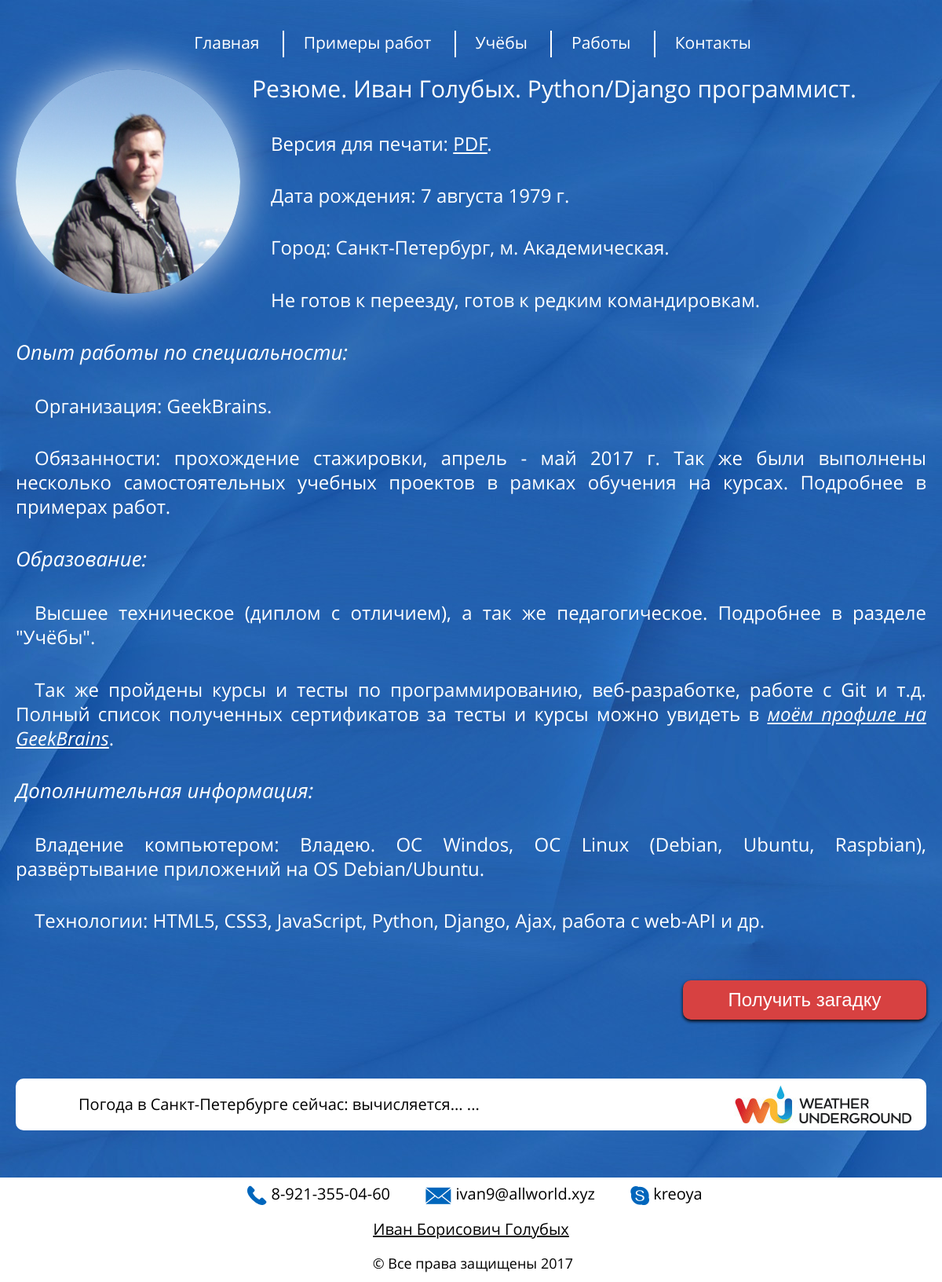
Screenshot of /portfolio/2017_portfolio/ with the database file from the repository.
### app_main/models_main_page.py (models this page shows, shortened)
class MainHeader1Text(models.Model):
    ordinal = models.PositiveSmallIntegerField(
            blank=False,
            null=False,
            db_index=True,
            unique=True,
            help_text='Порядковый номер заголовка h1 на странице',
            verbose_name="Порядковый номер заголовка h1 на странице",
                )
    text = models.CharField(max_length=255,
                            blank=True,
                            null=False,
                            db_index=False,
                            unique=False,
                            help_text='Заголовки (h1) для главной страницы',
                            verbose_name="Заголовки (h1) для главной страницы",
                            )

class MainText(models.Model):
    ordinal = models.PositiveSmallIntegerField(
            blank=False,
            null=False,
            db_index=True,
            unique=True,
            help_text='Порядковый номер абзаца в тексте',
            verbose_name="Порядковый номер абзаца в тексте",
                )
    text = models.TextField(
                            blank=False,
                            null=False,
                            db_index=False,
                            unique=False,
                            help_text='Текст абзаца',
                            verbose_name="Текст абзаца",
                            )
    up = models.ForeignKey(MainHeader4Text,
                           on_delete=models.CASCADE,
                           )

class MainHeader2Text(models.Model):
    ordinal = models.PositiveSmallIntegerField(
            blank=False,
            null=False,
            db_index=True,
            unique=True,
            help_text='Порядковый номер заголовка h2 на странице',
            verbose_name="Порядковый номер заголовка h2 на странице",
                )
    text = models.CharField(max_length=255,
                            blank=True,
                            null=False,
                            db_index=False,
                            unique=False,
                            help_text='Заголовки (h2) для главной страницы',
                            verbose_name="Заголовки (h2) для главной страницы",
                            )
    up = models.ForeignKey(MainHeader1Text,
                           on_delete=models.CASCADE,
                           )

### app_main/views.py (the view)
class MainListView(ListView):
    crumbs_page_name = 'Главная'
    crumbs_page_urlname = 'main'
    crumbs_up = False
    queryset = MainHeader1Text.objects.order_by('ordinal').\
        prefetch_related('mainheader2text_set',
                         'mainheader2text_set__mainheader3text_set',
                         'mainheader2text_set__mainheader3text_set__'
                         'mainheader4text_set',
                         'mainheader2text_set__mainheader3text_set__'
                         'mainheader4text_set__maintext_set')
    template_name = 'index.html'
    @staticmethod
    def path_to_my_photo():
        if datetime.now().month in (5, 6, 7, 8, 9, 10):
            return 'app_main/img/my_foto_summer.jpg'
        return 'app_main/img/my_foto_winter.jpg'
    def get_context_data(self, **kwargs):
        context = super().get_context_data(**kwargs)
        if 'session_exist' not in self.request.session or\
                not self.request.session['session_exist']:
            self.request.session['session_exist'] = True
        context['path_to_my_photo'] = __class__.path_to_my_photo()
        return context

### app_main/templates/index.html (shortened to what this page needs)
{% extends "base.html" %}
{% load staticfiles %}
{% block content  %}
    <div class="my_foto">
        <img alt="Иван Борисович Голубых" src="{% static path_to_my_photo %}">
    </div>
    {% for h1 in object_list %}
        {% if h1.text %}
            <h1>{{ h1.text|safe }}</h1>
        {% endif %}
        {% for h2 in h1.mainheader2text_set.all|dictsort:"ordinal" %}
            {% if h2.text|safe %}
                <h2>{{ h2.text }}</h2>
            {% endif %}
            {% for h3 in h2.mainheader3text_set.all|dictsort:"ordinal" %}
                {% for h4 in h3.mainheader4text_set.all|dictsort:"ordinal" %}
                    {% for text in h4.maintext_set.all|dictsort:"ordinal" %}
                        {% if text.text %}
                            <p>{{ text.text|safe }}</p>
                        {% endif %}
                    {% endfor %}
                {% endfor %}
            {% endfor %}
        {% endfor %}
    {% endfor %}
    <div class="puzzle_button">
        <button onclick="arcana();">Получить загадку</button>
    </div>
{% endblock %}

### general_static/general/style/style.css (style rules this page uses)
* { font-weight: 400; color: inherit; text-decoration: none; }
html, body { height: 100%; color: #ffffff; }
body { width: 100%; min-width: 320px; border: 0px; background-color: #2361b0; -webkit-hyphens: auto; -moz-hyphens: auto; -ms-hyphens: auto; text-align: justify; }
article p a, article li a { text-decoration: underline; }
h1, h2, h3, h4, p, li { line-height: 1.3em; }
h2, i { font-family: OpenSansItalic; }
@media screen and (min-width: 481px) { html { font-family: OpenSansRegular; } }
@media screen and (min-width: 481px) { .my_foto, .main_examples_img { max-width: 286px; } }
@media screen and (min-width: 481px) { body h1 { font-size: 30px; } }
@media screen and (min-width: 481px) { body h2 { font-size: 26px; } }
@media screen and (min-width: 481px) { body p { font-size: 24px; } }
@media screen and (min-width: 481px) { body p, body h1, body h2, body h3, body h4 { margin: 5px 0px 35px 0px; } }
@media screen and (min-width: 481px) { .puzzle_button { text-align: right; } }
@media screen and (min-width: 481px) { .puzzle_button > button { font-size: 24px; width: 310px; height: 50px; margin: 25px 0; } }
p { text-indent: 1em; }
.my_foto { float: left; margin: 0 15px 0 0; width: 40%; }
.my_foto > img, .main_examples_img img { border-radius: 50%; box-shadow: 0 0 55px -5px white; width: 100%; height: 100%; }
.puzzle_button { width: 100%; }
.puzzle_button > button { background: #d74141; border: none; border-radius: 10px; box-shadow: 0 2px 4px 0 black; }

### rows the page displays
MainHeader1Text: text "Резюме. Иван Голубых. Python/Django программист."
MainText: text "Версия для печати: PDF ."
MainText: text "Дата рождения: 7 августа 1979 г."
MainText: text "Город: Санкт-Петербург, м. Академическая."
MainText: text "Не готов к переезду, готов к редким командировкам."
MainHeader2Text: text "Опыт работы по специальности:"
MainText: text "Организация: GeekBrains."
MainText: text "Обязанности: прохождение стажировки, апрель - май 2017 г. Так же были выполнены несколько самостоятельных учебных проектов в рамках обучения на курсах. Подробнее в примерах работ."
MainHeader2Text: text "Образование:"
MainText: text "Высшее техническое (диплом с отличием), а так же педагогическое. Подробнее в разделе \"Учёбы\". Так же пройдены курсы и тесты по программированию, веб-разработке, работе с Git и т.д. Полный список полученных сертификатов за тесты и курсы можно увидеть в моём профиле на GeekBrains ."
MainHeader2Text: text "Дополнительная информация:"
MainText: text "Владение компьютером: Владею. ОС Windos, ОС Linux (Debian, Ubuntu, Raspbian), развёртывание приложений на OS Debian/Ubuntu."
MainText: text "Технологии: HTML5, CSS3, JavaScript, Python, Django, Ajax, работа с web-API и др."
